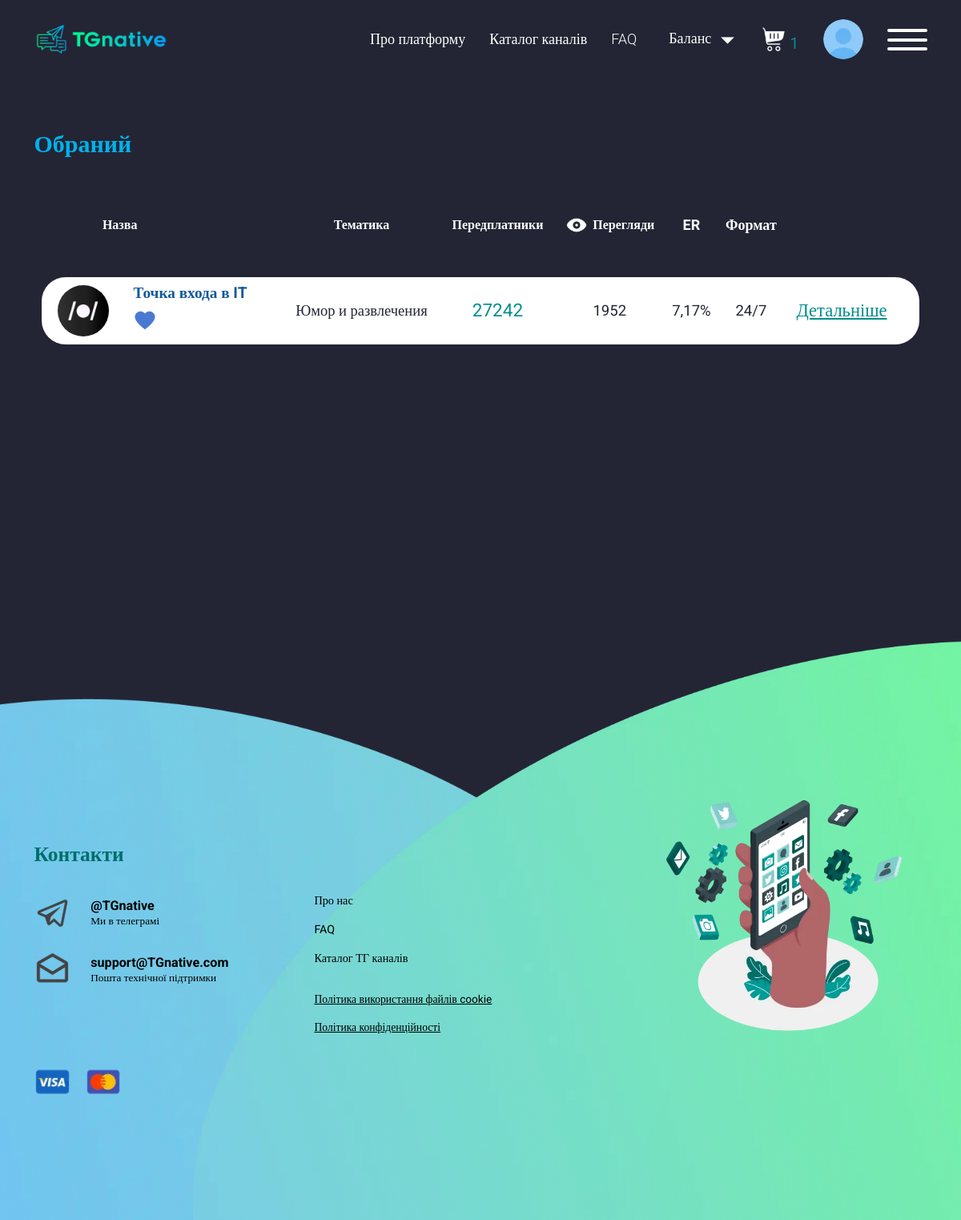
Screenshot of /list-chanel/ (signed in) with the database file from the repository.
### accounts/models.py (models this page shows, shortened)
class Like(models.Model):
    from API.models import Chanel
    username=models.ForeignKey(User,on_delete=models.CASCADE,null=True)
    chanel_name=models.ForeignKey(Chanel,on_delete=models.CASCADE,null=True)
    created_at=models.DateTimeField(auto_now_add=True)

class Add_chanel(models.Model):
    username = models.ForeignKey(Profile, on_delete=models.CASCADE,related_name='profile')
    category=models.ForeignKey('Category_chanels',on_delete=models.CASCADE)
    chanel_link = models.CharField(max_length=150)
    description=models.TextField()

class Category_chanels(models.Model):
    name=models.CharField(max_length=150)
    created_at=models.DateTimeField(auto_now_add=True)
    def __str__(self):
        return self.name

class Cost_Format(models.Model):
    add_chanel=models.ForeignKey(Add_chanel,on_delete=models.CASCADE,related_name='cost_formats')
    placement_format = models.CharField(max_length=100)
    cost_per_format = models.DecimalField(max_digits=10, decimal_places=2)

### API/models.py (models this page shows, shortened)
class Chanel(models.Model):
    chanel_link=models.CharField(max_length=150)
    name=models.CharField(max_length=150,verbose_name="Называние канала")
    pictures=models.ImageField(verbose_name='Лого')
    subscribers=models.IntegerField()
    views=models.IntegerField()
    created_at=models.DateTimeField(auto_now_add=True)
    last_update=models.DateTimeField(auto_now=True)
    add_chanel =models.ForeignKey(Add_chanel, on_delete=models.CASCADE)
    username=models.CharField(max_length=140)
    daily_subscribers=models.IntegerField(default=0, blank=True, null=True)
    weekly_subscribers=models.IntegerField(default=0, blank=True, null=True)
    weekly_monthy = models.IntegerField(default=0, blank=True, null=True)
    class Meta:
        verbose_name="Канал"
        verbose_name_plural="Канал"
        ordering=['-subscribers']

### accounts/views.py (the view)
# urls.py: path('list-chanel/',views.ListChanelPage.as_view(),name='list-chanel'),
class ListChanelPage(LoginRequiredMixin,TemplateView):
    template_name = 'listchanel.html'
    login_url = reverse_lazy('login')
    def get_context_data(self, **kwargs):
        context = super().get_context_data(**kwargs)
        like = Like.objects.filter(username=self.request.user).select_related('chanel_name').prefetch_related('chanel_name__add_chanel__cost_formats')
        context['object_list']=like
        context['count']=like.count()
        return context

### accounts/templates/listchanel.html (shortened to what this page needs)
{% extends 'base.html' %}
{% load mathfilters %}
{% load static %}
    {% block content %}
   <main class="page">
			<section class="channels-lists">
				<div class="channels-lists__container container">
					<h2 class="title">Обраний</h2>
 						{% if count > 0 %}
						<div class="table-wrap">
						<table class="table table_w">
							<thead>
								<tr>
									<th scope="col">
										<div class="label-white label-white_s16">Назва</div>
									</th>
									<th scope="col">
										<div class="label-white label-white_s16">Тематика</div>
									</th>
									<th>
										<div class="label-white label-white_s16">Передплатники</div>
									</th>
									<th>
										<div class="d-flex">
											<img src="img/icons/eye.svg" alt="">
											<div class="label-white label-white_s16">Перегляди</div>
										</div>
									</th>
									<th>
										ER
									</th>
									<th>
										Формат
									</th>
									<th>
									</th>
								</tr>
							</thead>
							<tbody>
							 {% for item in object_list  %}
               				 {% with last_cost_format=item.chanel_name.add_chanel.cost_formats.last %}
							 {% with er=item.chanel_name.views|div:item.chanel_name.subscribers|mul:100 %}
								<tr>
									<td class="table-row" scope="row">
										<div class="table-row__head">
											<a href="#" target="_blank" class="table-row__img">
												<picture><source srcset="/{{ item.chanel_name.pictures }}" type="image/webp"><img class="img-fluid" src="/{{ item.chanel_name.pictures }}" alt=""></picture>
											</a>
											<div class="table-row__content">
												<div class="table-row__content">
													<a href="{% url 'page' item.chanel_name.pk %}" target="_blank" class="label-dark-blue label-dark-blue_s20 hhv-green">{{item.chanel_name.name}}</a>
													<div class="table-row__btns">
														<img  class="likeButton" data-chanel-id="{{ item.chanel_name.id }}" src="{% static 'img/catalog/like-fill.svg' %}" alt="">
													</div>
												</div>
											</div>
										</div>
									</td>
									<td class="table-row">
										<div class="label-dark label-dark_s20">{{item.chanel_name.add_chanel.category}}</div>
									</td>
									<td class="table-row">
										<div class="label-dark-green label-dark-green_s24">{{item.chanel_name.subscribers}}</div>
									</td>
									<td class="table-row">
										<div class="label-dark label-dark_s20">{{item.chanel_name.views}}</div>
									</td>
									<td class="table-row">
										<div class="label-dark label-dark_s20">{{er|floatformat:2 }}%</div>
									</td>
									<td class="table-row">
										<div class="label-dark label-dark_s20">{{last_cost_format.placement_format}}</div>
									</td>
									<td class="table-row">
										<a href="{% url 'page' item.chanel_name.pk %}" target="_blank" class="label-dark-green hhv-blue label-underline label-dark-green_s24" type="button">Детальніше</a>
									</td>
								</tr>
							 {% endwith %}
               				 {% endwith %}
							 {% endfor %}
							</tbody>
						</table>
					</div>
						{% endif %}
					</div>
				</div>
    {% endblock %}

### rows the page displays
Like: chanel_name.pictures (picture), chanel_name.name "Точка входа в IT", chanel_name.add_chanel.category "Юмор и развлечения", chanel_name.subscribers "27242", chanel_name.views "1952", chanel_name "7,17", chanel_name.add_chanel.cost_formats.last.placement_format "24/7"

### other values shown
{{ number_count }} "1"
